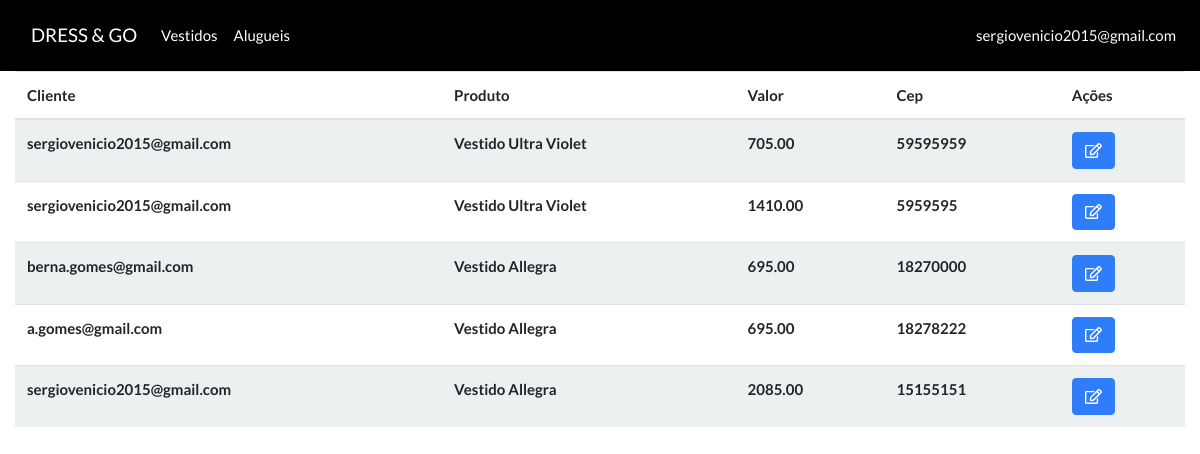
Screenshot of /alugueis/ (signed in) with the database file from the repository.
### core/models.py (models this page shows, shortened)
class Usuario(AbstractBaseUser):
    email = models.EmailField(unique=True)
    is_active = models.BooleanField(default=True)
    is_admin = models.BooleanField(default=False)
    objects = UserManager()
    USERNAME_FIELD = 'email'
    REQUIRED_FIELDS = []

class Aluguel(models.Model):
    cliente = models.ForeignKey(Usuario, on_delete=models.CASCADE)
    produto = models.ForeignKey(Produto, on_delete=models.CASCADE)
    valor = models.DecimalField(decimal_places=2, max_digits=10)
    cep = models.CharField(max_length=20)

class Produto(models.Model):
    nome = models.CharField(max_length=255, unique=True)
    valor = models.DecimalField(decimal_places=2, max_digits=10)
    quantidade = models.PositiveIntegerField()
    imagen = models.ImageField(upload_to='static/img/')

### core/views.py (the view)
# urls.py: path('alugueis/', views.alugueis, name='alugueis'),
def alugueis(request):
    if request.user.is_admin:
        alugueis = Aluguel.objects.all()
        context = {
            'alugueis': alugueis
        }
        return render(request, 'core/alugueis.html', context)
    else:
        raise HttpResponseForbidden()

### templates/core/alugueis.html
{% extends 'core/base.html' %}
{% block head %}
  {% load static %}
{% endblock %}
{% block body %}
  {% include 'core/navbar.html' %}
  <div class="container-fluid">
    <table class="table table-hover table-striped">
      <thead>
        <tr>
          <th>Cliente</th>
          <th>Produto</th>
          <th>Valor</th>
          <th>Cep</th>
          <th>Ações</th>
        </tr>
      </thead>
      <tbody>
          {% for aluguel in alugueis %}
            <tr>
              <th scope="col">{{ aluguel.cliente.email }}</th>
              <th scope="col">{{ aluguel.produto.nome }}</th>
              <th scope="col">{{ aluguel.valor }}</th>
              <th scope="col">{{ aluguel.cep }}</th>
              <th scope="col">
                <a href="{% url 'edit_aluguel' aluguel.id %}" class="btn btn-info">
                  <i class="far fa-edit"></i>
                </a>
              </th>
            </tr>
          {% endfor %}
      </tbody>
    </table>
  </div>
{% endblock %}

### templates/core/navbar.html (shortened to what this page needs)
<nav class="navbar navbar-expand-lg navbar-dark bg-primary">
  <div class="container">
    <a href="/" class="navbar-brand">DRESS & GO</a>
    <div class="collapse navbar-collapse" id="navbarResponsive">
      <ul class="navbar-nav">
        <li class="nav-item">
          <a class="nav-link" href="/">Vestidos</a>
        </li>
        {% if request.user.is_admin %}
          <li class="nav-item">
            <a class="nav-link" href="/alugueis">
              Alugueis
            </a>
          </li>
        {% endif %}
      </ul>
    </div>
  </div>
  <ul class="nav navbar-nav dropdown">
    <li class="nav-item">
      {% if request.user.is_authenticated %}
        <a class="nav-link" data-toggle="dropdown" href="#">
          {{ request.user.email }}
        </a>
      {% else %}
        <a class="nav-link" href="/login">Login</a>
      {% endif %}
    </li>
  </ul>
</nav>

### rows the page displays
Usuario: user.email "sergiovenicio2015@gmail.com"
Aluguel: cliente.email "sergiovenicio2015@gmail.com", produto.nome "Vestido Ultra Violet", valor "705.00", cep "59595959"
Aluguel: cliente.email "sergiovenicio2015@gmail.com", produto.nome "Vestido Ultra Violet", valor "1410.00", cep "5959595"
Aluguel: cliente.email "berna.gomes@gmail.com", produto.nome "Vestido Allegra", valor "695.00", cep "18270000"
Aluguel: cliente.email "a.gomes@gmail.com", produto.nome "Vestido Allegra", valor "695.00", cep "18278222"
Aluguel: cliente.email "sergiovenicio2015@gmail.com", produto.nome "Vestido Allegra", valor "2085.00", cep "15155151"
